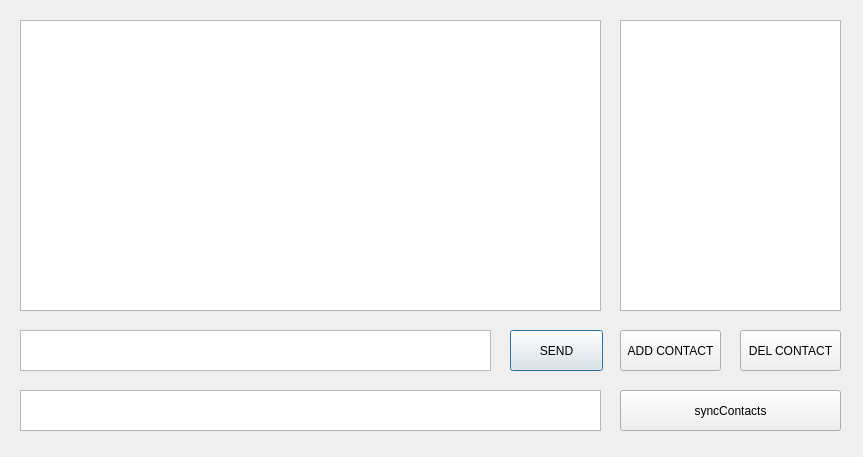
<?xml version="1.0" encoding="UTF-8"?>
<ui version="4.0">
 <class>Dialog</class>
 <widget class="QDialog" name="Dialog">
  <property name="geometry">
   <rect>
    <x>0</x>
    <y>0</y>
    <width>863</width>
    <height>457</height>
   </rect>
  </property>
  <property name="windowTitle">
   <string>Dialog</string>
  </property>
  <widget class="QTextBrowser" name="gotMsg">
   <property name="geometry">
    <rect>
     <x>20</x>
     <y>20</y>
     <width>581</width>
     <height>291</height>
    </rect>
   </property>
  </widget>
  <widget class="QPushButton" name="sendButton">
   <property name="geometry">
    <rect>
     <x>510</x>
     <y>330</y>
     <width>93</width>
     <height>41</height>
    </rect>
   </property>
   <property name="text">
    <string>SEND</string>
   </property>
  </widget>
  <widget class="QPlainTextEdit" name="inpMsg">
   <property name="geometry">
    <rect>
     <x>20</x>
     <y>330</y>
     <width>471</width>
     <height>41</height>
    </rect>
   </property>
  </widget>
  <widget class="QPushButton" name="addButton">
   <property name="geometry">
    <rect>
     <x>620</x>
     <y>330</y>
     <width>101</width>
     <height>41</height>
    </rect>
   </property>
   <property name="text">
    <string>ADD CONTACT</string>
   </property>
  </widget>
  <widget class="QPushButton" name="delButton">
   <property name="geometry">
    <rect>
     <x>740</x>
     <y>330</y>
     <width>101</width>
     <height>41</height>
    </rect>
   </property>
   <property name="text">
    <string>DEL CONTACT</string>
   </property>
  </widget>
  <widget class="QListWidget" name="contactsList">
   <property name="geometry">
    <rect>
     <x>620</x>
     <y>20</y>
     <width>221</width>
     <height>291</height>
    </rect>
   </property>
   <property name="verticalScrollBarPolicy">
    <enum>Qt::ScrollBarAsNeeded</enum>
   </property>
  </widget>
  <widget class="QPushButton" name="syncContactsButton">
   <property name="geometry">
    <rect>
     <x>620</x>
     <y>390</y>
     <width>221</width>
     <height>41</height>
    </rect>
   </property>
   <property name="text">
    <string>syncСontacts</string>
   </property>
  </widget>
  <widget class="QTextBrowser" name="infoMsg">
   <property name="geometry">
    <rect>
     <x>20</x>
     <y>390</y>
     <width>581</width>
     <height>41</height>
    </rect>
   </property>
  </widget>
 </widget>
 <resources/>
 <connections/>
</ui>
